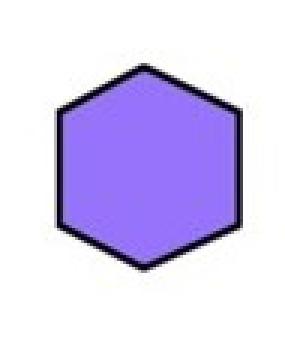
#> input picture hiro_active/shape_grabber/shapes_hex.jpg, 95 x 114 px (shown 3 times larger)
$ python contours.py   (older library calls are emulated)
#> lines starting #> are read from the running program, lines starting #| are printed output that depends on the picture; after the words box and inside, x2 and y2 are one past the last pixel; in counts of white or black regions, pixels touching at a corner belong together
import numpy as np
import imutils
from imutils import perspective
from scipy.spatial import distance as dist
import cv2
import argparse


def midpoint(ptA, ptB):
    return (ptA[0] + ptB[0]) * 0.5, (ptA[1] + ptB[1]) * 0.5


def show_cv(word, draw):
    cv2.imshow(word, draw)
    cv2.waitKey(0)
    cv2.destroyAllWindows()


def find_center(cnt, img):
    centers = []
    for i,c in enumerate(cnt):
        # compute the center of the contour
        M = cv2.moments(c)
        if M["m00"] != 0:
            cX = int(M["m10"] / M["m00"])
            cY = int(M["m01"] / M["m00"])
            centers.append((cX,cY))
            # draw the contour and center of the shape on the image
            cv2.drawContours(img, [c], -1, (0, 255, 0), 2)
            cv2.circle(img, (cX, cY), 1, (255, 255, 255), -1)
            cv2.putText(img, "c %s" % i, (cX - 20, cY - 20),
                        cv2.FONT_HERSHEY_SIMPLEX, 0.4, (255, 255, 255), 1)
    # show the image
    # show_cv('center', img)
    return centers

# [68 lines left out: function find_size, not called in this run]

def find_contours(img):
    # change image to grayscale
    imgray = cv2.cvtColor(img, cv2.COLOR_BGR2GRAY)

    # perform edge detection, then perform a dilation + erosion to
    # close gaps in between object edges
    edges = cv2.Canny(imgray, 10, 100)
    edges = cv2.dilate(edges, None, iterations=1)
    edges = cv2.erode(edges, None, iterations=1)

    # find contours in the edge map
    contours, hierarchy = cv2.findContours(edges, cv2.RETR_EXTERNAL, cv2.CHAIN_APPROX_NONE)
    cv2.drawContours(img, contours, -1, (250, 0, 0), 1)
    # show_cv('contours', img)
    return contours, img

def get_extrema(contours,img):
    c = max(contours, key=cv2.contourArea)

    extLeft = tuple(c[c[:, :, 0].argmin()][0])
    extRight = tuple(c[c[:, :, 0].argmax()][0])
    extTop = tuple(c[c[:, :, 1].argmin()][0])
    extBot = tuple(c[c[:, :, 1].argmax()][0])

    cent = find_center(cnt, img)
    topMid = cent[0][0], extTop[1]
    botMid = cent[0][0], extBot[1]
    leftMid = extLeft[0], cent[0][1]
    rightMid = extRight[0], cent[0][1]

    cv2.drawContours(img, [c], -1, (0, 255, 255), 2)

    cv2.circle(img, topMid, 8, (255, 0, 255), -1)
    cv2.circle(img, botMid, 8, (255, 0, 255), -1)
    cv2.circle(img, leftMid, 8, (255, 255, 0), -1)
    cv2.circle(img, rightMid, 8, (255, 255, 0), -1)

    show_cv("extrema", img)

if __name__ == "__main__":
    i = 'shapes_hex.jpg'
    img = cv2.imread(i)
#> img is the input picture: shape (114, 95, 3); mean B, G, R 242.2, 206.3, 215.7
    cnt, im = find_contours(img)
#> in find_contours, `imgray = cv2.cvtColor(img, cv2.COLOR_BGR2GRAY)`:
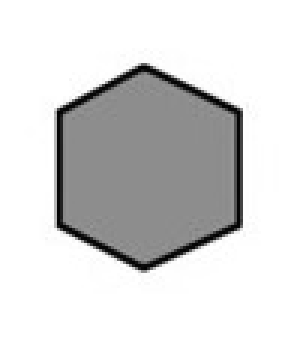
#> imgray: shape (114, 95) (shown 3 times larger); min 2, max 255, mean 213.2
#> in find_contours, `edges = cv2.Canny(imgray, 10, 100)`:
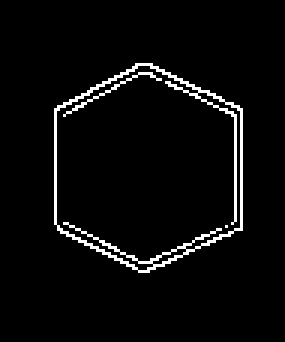
#> edges: shape (114, 95) (shown 3 times larger); 3.9% white in thin lines or dots, all inside (x1, y1, x2, y2) = (18, 21, 81, 91)
#> in find_contours, `edges = cv2.dilate(edges, None, iterations=1)`:
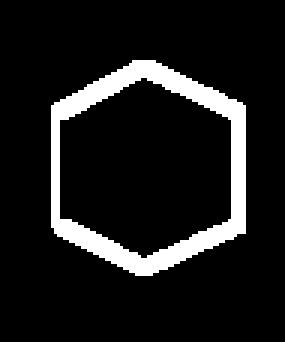
#> edges: shape (114, 95) (shown 3 times larger); 10.8% white; 1 white region, box (x1, y1, x2, y2) and area: (17, 20, 82, 92) 1170
#> in find_contours, `edges = cv2.erode(edges, None, iterations=1)`:
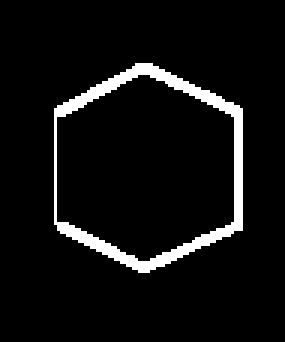
#> edges: shape (114, 95) (shown 3 times larger); 6.1% white; 1 white region
#> in find_contours, `contours, hierarchy = cv2.findContours(edges, cv2.RETR_EXTERNAL, cv2.C..`: contours = 1 contour; box (x1, y1, x2, y2) and area: (18, 21, 81, 91) 3412
#> in find_contours, `cv2.drawContours(img, contours, -1, (250, 0, 0), 1)`:
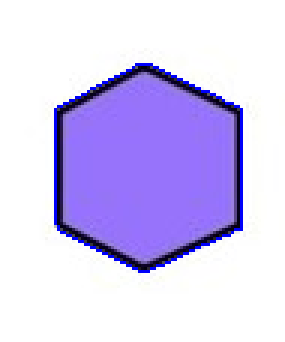
#> img: shape (114, 95, 3) (shown 3 times larger); 1.87% of pixels changed, all inside (x1, y1, x2, y2) = (18, 21, 81, 91)
#> cnt has the same summary as contours in find_contours
    # find_center(cnt, im)
    get_extrema(cnt,im)
#> in get_extrema, `c = max(contours, key=cv2.contourArea)`: c = contour of 203 points, box (x1, y1, x2, y2) (18, 21, 81, 91), area 3412
#> in get_extrema, `extLeft = tuple(c[c[:, :, 0].argmin()][0])`: extLeft = (18, 36)
#> in get_extrema, `extRight = tuple(c[c[:, :, 0].argmax()][0])`: extRight = (80, 76)
#> in get_extrema, `extTop = tuple(c[c[:, :, 1].argmin()][0])`: extTop = (45, 21)
#> in get_extrema, `extBot = tuple(c[c[:, :, 1].argmax()][0])`: extBot = (46, 90)
#> the loop in find_center, `for i,c in enumerate(cnt):` made 1 pass
#> (cX, cY) on pass 1: (48, 55)
#> after the loop in find_center, `for i,c in enumerate(cnt):`:
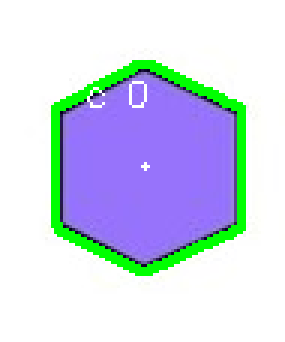
#> img: shape (114, 95, 3) (shown 3 times larger); 7.04% of pixels changed, all inside (x1, y1, x2, y2) = (17, 20, 82, 92)
#> after the loop in find_center, `for i,c in enumerate(cnt):`: centers = [(48, 55)]
#> in get_extrema, `topMid = cent[0][0], extTop[1]`: topMid = (48, 21)
#> in get_extrema, `botMid = cent[0][0], extBot[1]`: botMid = (48, 90)
#> in get_extrema, `leftMid = extLeft[0], cent[0][1]`: leftMid = (18, 55)
#> in get_extrema, `rightMid = extRight[0], cent[0][1]`: rightMid = (80, 55)
#> in get_extrema, `cv2.circle(img, rightMid, 8, (255, 255, 0), -1)`:
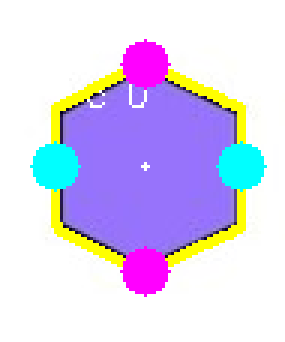
#> img: shape (114, 95, 3) (shown 3 times larger); mean B, G, R 238.4, 208.9, 217.4
    # find_size(cnt, im)

$ run again, with hiro_active/shape_grabber/shape-clipart.jpg copied over hiro_active/shape_grabber/shapes_hex.jpg
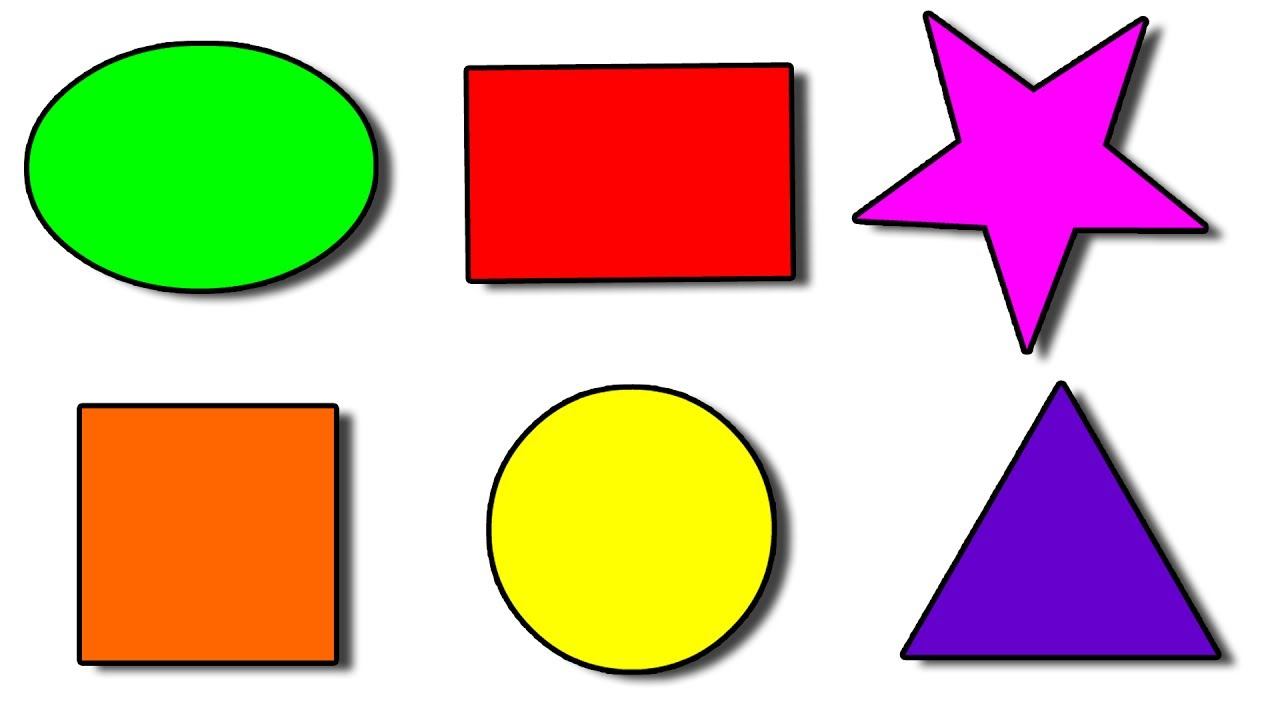
#> input picture hiro_active/shape_grabber/shape-clipart.jpg, 1280 x 720 px
#> img is the input picture: shape (720, 1280, 3); mean B, G, R 167, 188.8, 215
#> in find_contours, `edges = cv2.erode(edges, None, iterations=1)`:
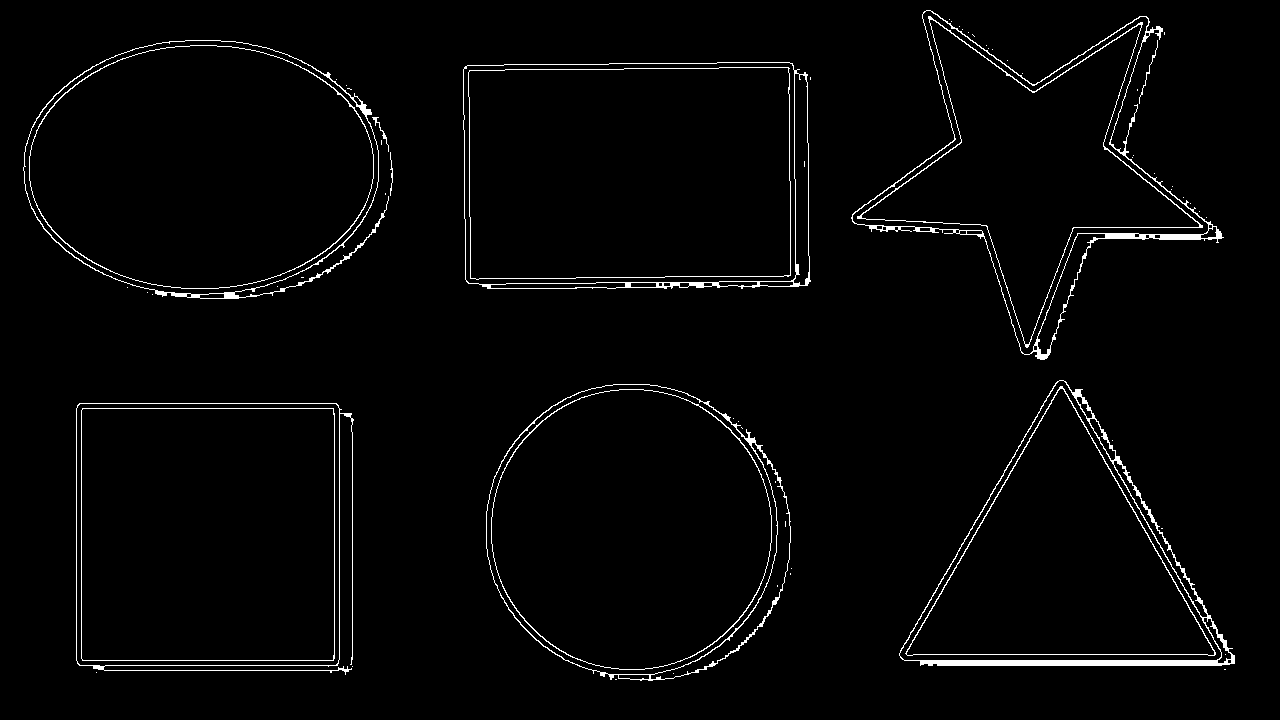
#> edges: shape (720, 1280); 2.3% white in thin lines or dots, all inside (x1, y1, x2, y2) = (23, 10, 1235, 681)
#> contours = 53 contours, 46 with area under 20; largest, box (x1, y1, x2, y2) and area: (463, 62, 811, 289) 76600, (23, 40, 389, 299) 71819, (486, 384, 791, 681) 70921, (76, 403, 354, 675) 68973, (899, 380, 1235, 666) 51360, (851, 10, 1224, 360) 50836, (372, 117, 389, 152) 27
#> cnt has the same summary as contours in find_contours
#> in get_extrema, `c = max(contours, key=cv2.contourArea)`: c = contour of 1135 points, box (x1, y1, x2, y2) (463, 62, 811, 289), area 76600
#> extLeft = (463, 69)
#> extRight = (810, 281)
#> extTop = (717, 62)
#> extBot = (487, 288)
#> the loop in find_center, `for i,c in enumerate(cnt):` made 53 passes
#> (cX, cY) on passes 12, 13, 14, 30, 32, 39, 44, 45: (207, 534), (637, 532), (1065, 565), (391, 177), (379, 127), (635, 175), (1148, 70), (201, 167)
#> after the loop in find_center, `for i,c in enumerate(cnt):`: centers = [(207, 534), (637, 532), (1065, 565), (391, 177), (379, 127), (635, 175), (1148, 70), (201, 167), (1034, 172)]
#> cent has the same summary as centers in find_center
#> topMid = (207, 62)
#> botMid = (207, 288)
#> leftMid = (463, 534)
#> rightMid = (810, 534)
#> in get_extrema, `cv2.drawContours(img, [c], -1, (0, 255, 255), 2)`:
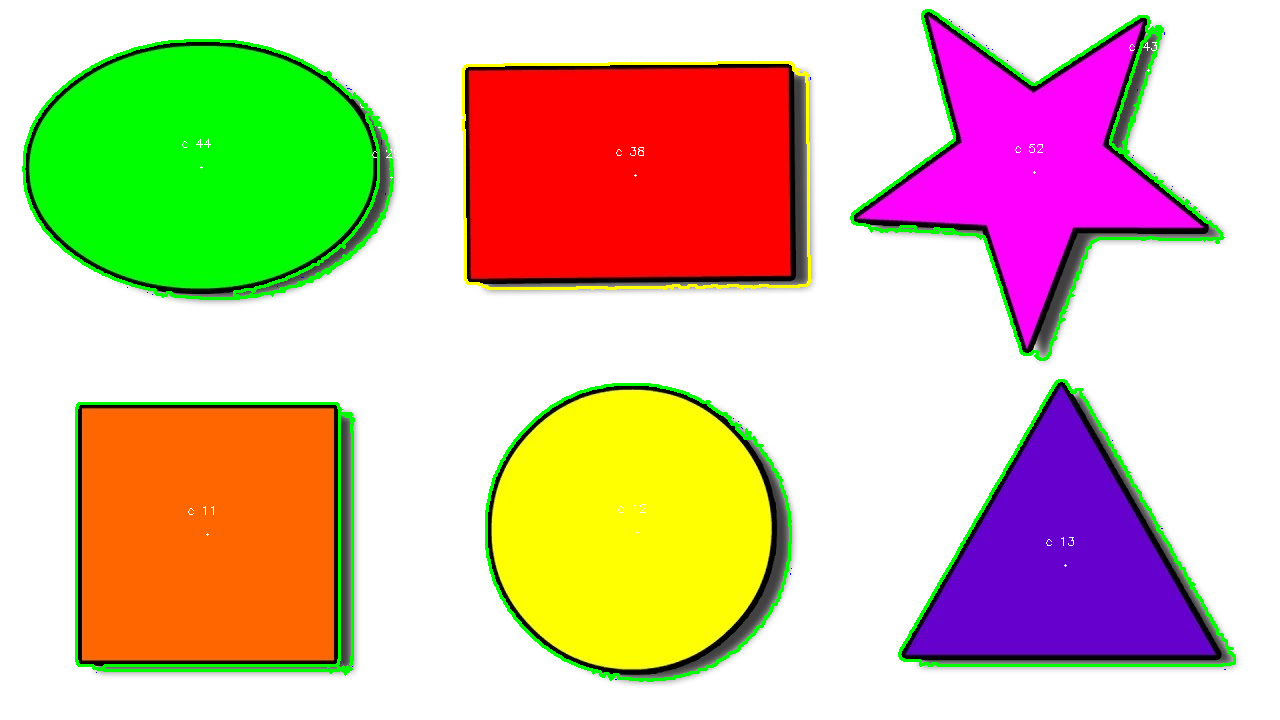
#> img: shape (720, 1280, 3); mean B, G, R 163.4, 192.1, 212.3
